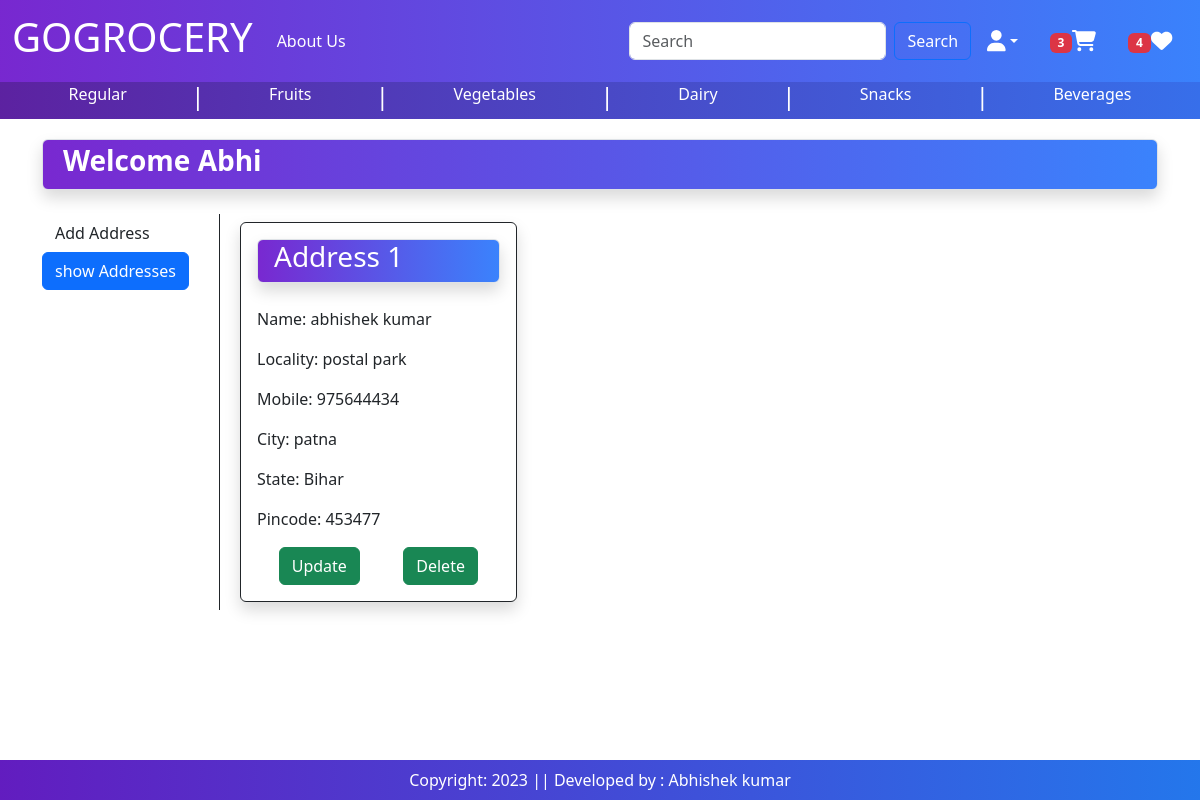
The page /address/ (signed in) on the database its author committed.
### baseapp/models.py (models this page shows, shortened)
class Customer(models.Model):
    user = models.ForeignKey(User, on_delete=models.CASCADE)
    name = models.CharField(max_length=200)
    gender = models.CharField(choices=[('M', 'Male'), ('F', 'Female')], max_length=10,default='M')
    locality = models.CharField(max_length=200)
    city = models.CharField(max_length=50)
    mobile = models.IntegerField(default=0)
    zipcode = models.IntegerField()
    state = models.CharField(choices=STATE_CHOICES, max_length=100)

### baseapp/views.py (the view)
# urls.py: path('address/', views.address, name='address'),
def address(request):
    totalitem = 0
    wishitem = 0
    if request.user.is_authenticated:
        totalitem = len(Cart.objects.filter(user=request.user))
        wishitem = len(Wishlist.objects.filter(user=request.user))
    add = Customer.objects.filter(user=request.user)
    return render(request, 'baseapp/address.html',locals())

### baseapp/templates/baseapp/address.html (shortened to what this page needs)
{% extends 'baseapp/base.html' %}
{% load static %}
{% block main-content %}
<div class="container my-1">
    <div class=" border p-1 gradient1-custom rounded shadow " >
        <h3 class="text-white fw-bold ms-3 ">Welcome <span class="text-capitalize">{{request.user}}</span></h3>
    </div>
    <br>
    <div class="row">
        <div class="col-sm-2 border-dark border-end">
            <ul class="list-unstyled">
                <li class="d-grad"><a href="{% url 'addadress' %}" class="btn ">Add Address</a></li>
                <li class="d-grad"><a href="{% url 'address' %}" class="btn btn-primary">show Addresses</a></li>
            </ul>
        </div>
        <div class="col-sm-10 ">
            <div class="row">
                {% for ad in add %}
                    <div class="col-sm-4">
                        <div class="card border border-dark shadow m-2">
                            <div class="card-body">
                                <div class=" border gradient1-custom rounded shadow  ">
                                    <h3 class="text-white ms-3" >   Address {{forloop.counter}}</h3>
                                </div>
                                <br>
                                <p>Name: {{ad.name}}</p>
                                <p>Locality: {{ad.locality}}</p>
                                <p>Mobile: {{ad.mobile}}</p>
                                <p>City: {{ad.city}}</p>
                                <p>State: {{ad.state}}</p>
                                <p>Pincode: {{ad.zipcode}}</p>
                                <div class="d-flex justify-content-around">
                                    <span class="text-center"><a href="{% url 'updateAddress' pk=ad.id %}" type="button" class="btn btn-success">Update</a></span>
                                    <span class="text-center "><a href="{% url 'deleteAddress' pk=ad.id %}" type="button" class="btn btn-success">Delete</a></span>
                                </div>
                            </div>
                        </div>
                    </div>
                {% endfor %}
            </div>
        </div>
{% endblock main-content %}

### baseapp/templates/baseapp/base.html (style rules this page uses)
.card { transition: transform 0.3s ease; }
#bg { background-size: 1400px 650px; background-repeat: no-repeat; background-position: top; background-attachment: fixed; }
.gradient1-custom { background:linear-gradient(to right, rgba(106, 17, 203, 0.9), rgba(37, 117, 252, 0.9)); }

### rows shown on the page
Customer: name "abhishek kumar", locality "postal park", mobile "975644434", city "patna", state "Bihar", zipcode "453477"

### other values the page prints
{{ totalitem }} "3"
{{ wishitem }} "4"
{{ request.user }} "Abhi"
